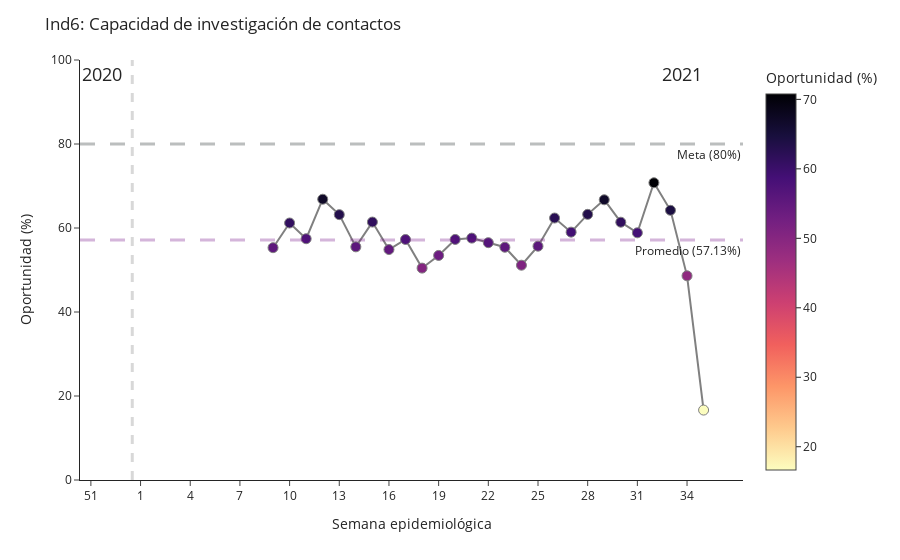

Notebook code for this chart:
### Code cell
px.scatter(df_ind6_perc.reset_index().merge(data_aysen_clean_21[['fecha_notificacion','semana_epidemiologica_21']], 
                   left_on='fecha_cumple_requisitos',
                   right_on='fecha_notificacion',
                   how='left').groupby('semana_epidemiologica_21').mean().reset_index(),
        x= 'semana_epidemiologica_21',
        y= 'n_folio',
        #trendline='rolling',
        #trendline_options=dict(window=5),
        color='n_folio',
        color_continuous_scale=px.colors.sequential.Magma_r,
        labels={'n_folio':'Oportunidad (%)'},
        ).update_layout(title= 'Ind6: Capacidad de investigación de contactos',
                       yaxis_title='Oportunidad (%)',
                       xaxis_title='Semana epidemiológica',
                       yaxis_range= [0,100],
                       template='simple_white',
                       xaxis=dict(tickmode = 'array',
                                  tickvals = list(range(12,88,3)),
                                  ticktext = list(list(range(12,54,3))+list(range(1,88,3))),
                                 ),
                    ).add_vline(x=53.5, line_width=3, line_dash='dash', line_color='gray'
                              ).add_hline(y=80,
                                            line_width=3, 
                                            line_dash='longdash', 
                                            line_color='#222A2A',
                                            annotation_text='Meta (80%)',
                                            annotation_position='bottom right'
                                 ).add_hline(y=mean_ind6, 
                                             line_width=3, 
                                             line_dash='longdash', 
                                             line_color='#750D86',
                                             annotation_text= 'Promedio ('+str(round(mean_ind6, 2))+'%)',
                                             annotation_position='bottom right'
                                     ).add_vrect(x0='51', x1='53', 
                                           annotation_text='2020', 
                                           annotation_position='top right',
                                           annotation=dict(font_size=18, 
                                                           font_family="'Open Sans', verdana, arial, sans-serif"),
                                                           opacity=0, 
                                                           line_width=0
                                          ).add_vrect(x0='84', x1='88', 
                                           annotation_text='2021', 
                                           annotation_position='top right',
                                           annotation=dict(font_size=18, 
                                                           font_family="'Open Sans', verdana, arial, sans-serif"),
                                                           opacity=0, 
                                                           line_width=0
                                                     ).update_traces(mode='lines+markers', 
                                                                     line_color='grey',
                                                                     marker_line_width=1, 
                                                                     marker_size=10)

### Figure 1 — Plotly figure (JSON) as saved in the notebook; plotly's stock layout.template omitted (floating-point values rounded to 4 significant figures)
{"data": [{"hovertemplate": "semana_epidemiologica_21=%{x}<br>Oportunidad (%)=%{marker.color}<extra></extra>", "legendgroup": "", "line": {"color": "grey"}, "marker": {"color": [55.31, 61.19, 57.45, 66.85, 63.18, 55.51, 61.41, 54.87, 57.27, 50.45, 53.47, 57.28, 57.59, 56.51, 55.41, 51.14, 55.67, 62.37, 59.01, 63.25, 66.72, 61.38, 58.85, 70.77, 64.21, 48.62, 16.65], "coloraxis": "coloraxis", "line": {"width": 1}, "size": 10, "symbol": "circle"}, "mode": "lines+markers", "name": "", "orientation": "v", "showlegend": false, "type": "scatter", "x": [62, 63, 64, 65, 66, 67, 68, 69, 70, 71, 72, 73, 74, 75, 76, 77, 78, 79, 80, 81, 82, 83, 84, 85, 86, 87, 88], "xaxis": "x", "y": [55.31, 61.19, 57.45, 66.85, 63.18, 55.51, 61.41, 54.87, 57.27, 50.45, 53.47, 57.28, 57.59, 56.51, 55.41, 51.14, 55.67, 62.37, 59.01, 63.25, 66.72, 61.38, 58.85, 70.77, 64.21, 48.62, 16.65], "yaxis": "y"}], "layout": {"annotations": [{"showarrow": false, "text": "Meta (80%)", "x": 1, "xanchor": "right", "xref": "x domain", "y": 80, "yanchor": "top", "yref": "y"}, {"showarrow": false, "text": "Promedio (57.13%)", "x": 1, "xanchor": "right", "xref": "x domain", "y": 57.13, "yanchor": "top", "yref": "y"}, {"font": {"family": "'Open Sans', verdana, arial, sans-serif", "size": 18}, "showarrow": false, "text": "2020", "x": "53", "xanchor": "right", "xref": "x", "y": 1, "yanchor": "top", "yref": "y domain"}, {"font": {"family": "'Open Sans', verdana, arial, sans-serif", "size": 18}, "showarrow": false, "text": "2021", "x": "88", "xanchor": "right", "xref": "x", "y": 1, "yanchor": "top", "yref": "y domain"}], "coloraxis": {"colorbar": {"title": {"text": "Oportunidad (%)"}}, "colorscale": [[0, "#fcfdbf"], [0.1111, "#feca8d"], [0.2222, "#fd9668"], [0.3333, "#f1605d"], [0.4444, "#cd4071"], [0.5556, "#9e2f7f"], [0.6667, "#721f81"], [0.7778, "#440f76"], [0.8889, "#180f3d"], [1, "#000004"]]}, "legend": {"tracegroupgap": 0}, "margin": {"t": 60}, "shapes": [{"line": {"color": "gray", "dash": "dash", "width": 3}, "type": "line", "x0": 53.5, "x1": 53.5, "xref": "x", "y0": 0, "y1": 1, "yref": "y domain"}, {"line": {"color": "#222A2A", "dash": "longdash", "width": 3}, "type": "line", "x0": 0, "x1": 1, "xref": "x domain", "y0": 80, "y1": 80, "yref": "y"}, {"line": {"color": "#750D86", "dash": "longdash", "width": 3}, "type": "line", "x0": 0, "x1": 1, "xref": "x domain", "y0": 57.13, "y1": 57.13, "yref": "y"}, {"line": {"width": 0}, "opacity": 0, "type": "rect", "x0": "51", "x1": "53", "xref": "x", "y0": 0, "y1": 1, "yref": "y domain"}, {"line": {"width": 0}, "opacity": 0, "type": "rect", "x0": "84", "x1": "88", "xref": "x", "y0": 0, "y1": 1, "yref": "y domain"}], "title": {"text": "Ind6: Capacidad de investigación de contactos"}, "xaxis": {"anchor": "y", "domain": [0, 1], "tickmode": "array", "ticktext": [12, 15, 18, 21, 24, 27, 30, 33, 36, 39, 42, 45, 48, 51, 1, 4, 7, 10, 13, 16, 19, 22, 25, 28, 31, 34, 37, 40, 43, 46, 49, 52, 55, 58, 61, 64, 67, 70, 73, 76, 79, 82, 85], "tickvals": [12, 15, 18, 21, 24, 27, 30, 33, 36, 39, 42, 45, 48, 51, 54, 57, 60, 63, 66, 69, 72, 75, 78, 81, 84, 87], "title": {"text": "Semana epidemiológica"}}, "yaxis": {"anchor": "x", "domain": [0, 1], "range": [0, 100], "title": {"text": "Oportunidad (%)"}}}}
